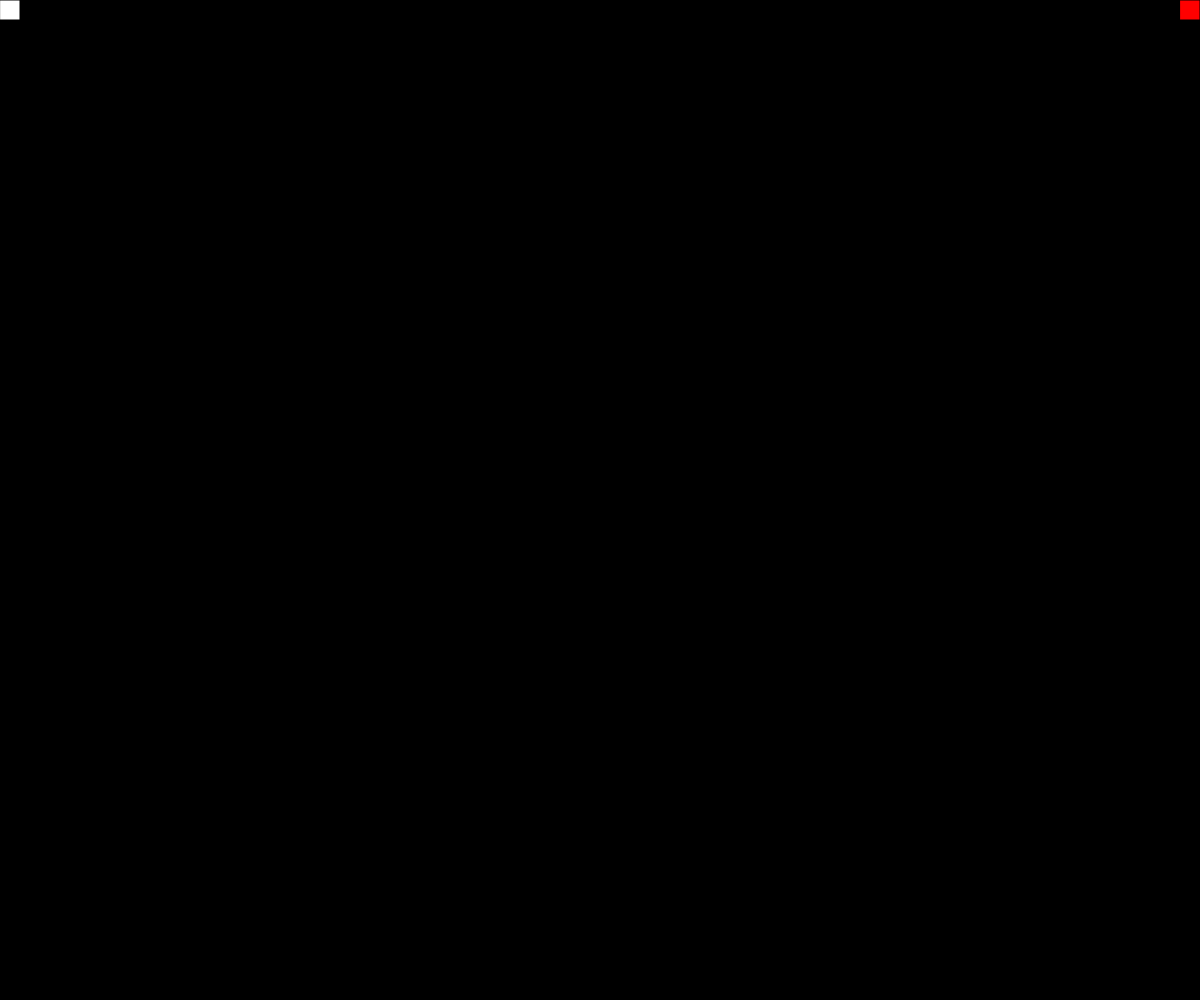
Frame 1 (no input)
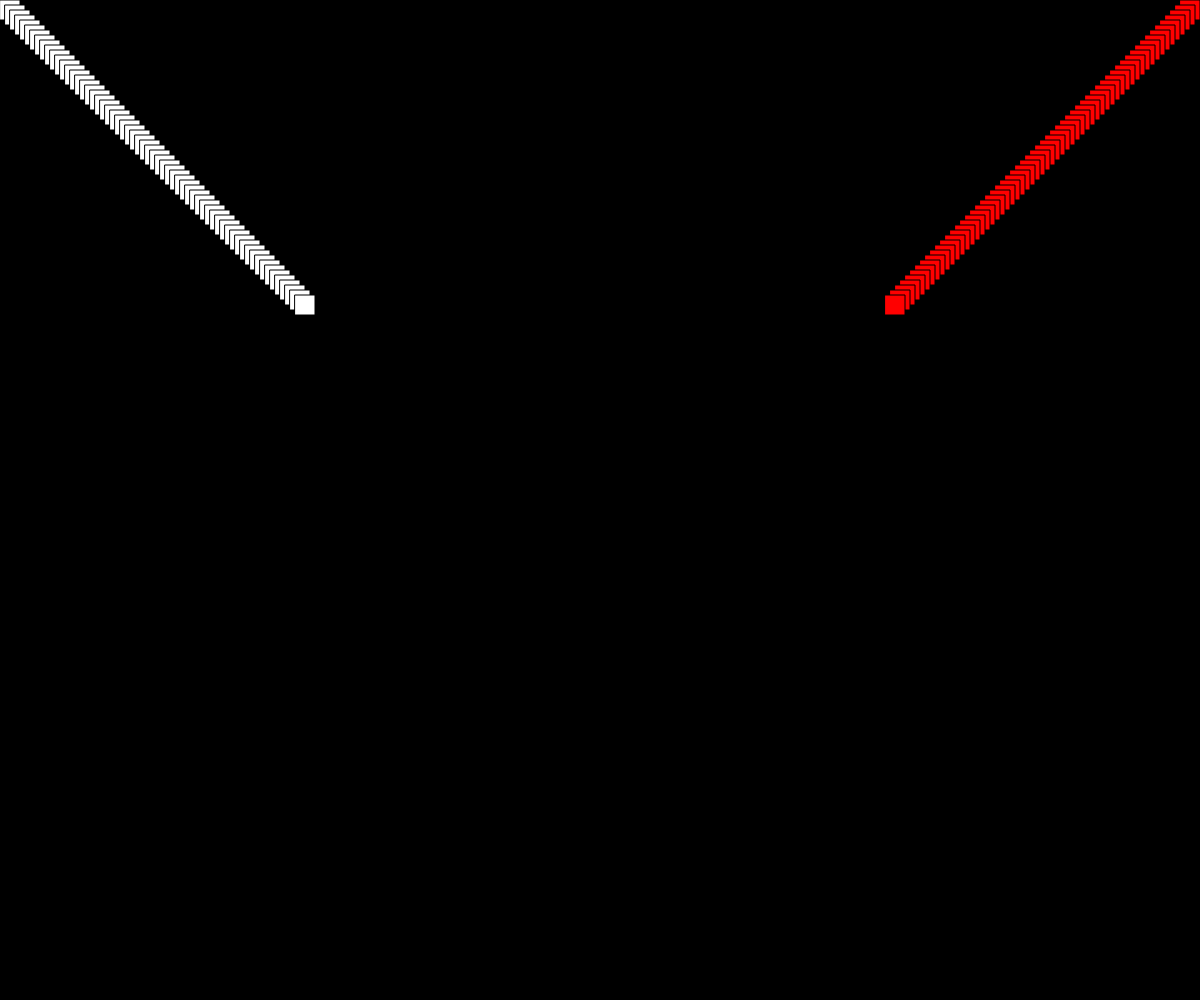
Frame 60 (no input)
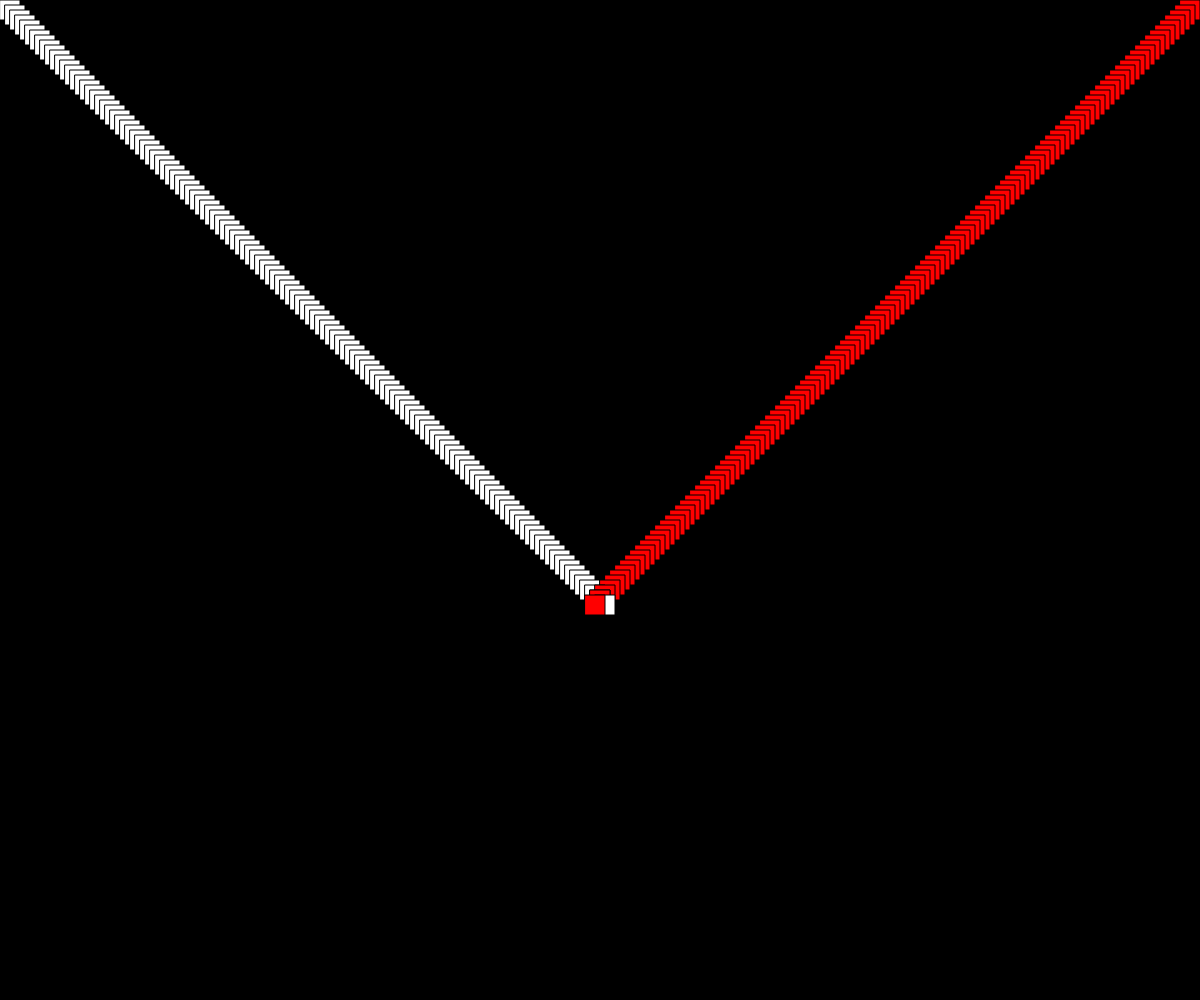
Frame 120 (the mouse pressed at the canvas centre since frame 60)

The p5.js sketch that drew these frames (run headless with seeded random() and noise() and a simulated clock; from frame 60 on, the mouse is pressed at the canvas centre):

// p5.js sketch
// ── sketch.js
let x, y;
let vx, vy;

function setup() {
  x = 0;
  y = 0;
  vx = 5;
  vy = 5;
  createCanvas(windowWidth, windowHeight);
  background(0);
}

function draw() {
  //circCorre();
  rectDVD();
}

function rectDVD(){
  fill(255);
  rect(x, y, 20, 20);
  fill(255,0,0);
  rect(windowWidth-x-20, y, 20, 20);
  
  if (x>=windowWidth-20||x<=-1) {
    vx*=-1;
  }
  
  if (y>=windowHeight-20||y<=-1) {
    vy*=-1;
  }
  
  x+=vx;
  y+=vy;
}

function circCorre(){
  background(0);
  ellipse(x, y, 40);
  fill(0, 0, 255);
  if (x>=windowWidth-20 && y<=20) {
    vx=0;
    vy=5;
  }
  if (y>=windowHeight-20 && x>=windowWidth-20) {
    vx=-5;
    vy=0;
  }
  if (x<=20&&y>=windowHeight-20) {
    vx=0;
    vy=-5;
  }
  if (y<=20&&x<=20) {
    vx=5;
    vy=0;
  }
  x+=vx;
  y+=vy;
}
